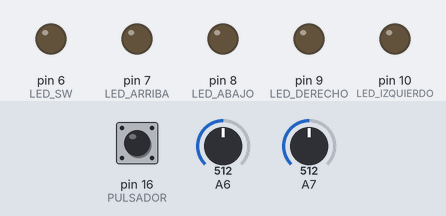
A sketch run on a simulated Arduino Nano, built with avr-gcc and run on an emulated ATmega328P. Parts: output pins drawn as LEDs (lit = HIGH). Inputs (shaded band) come from the test bench; at power-on: A7 = 512, A6 = 512, pin 16 (PULSADOR) HIGH. No radio packets arrive unless stated.

Above: at 1.2 s.
1.3 s: A7 set to 551
At 2.2 s:
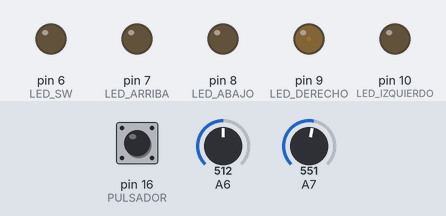
2.8 s: A6 set to 775
4.3 s: A6 set to 800
At 5.5 s:
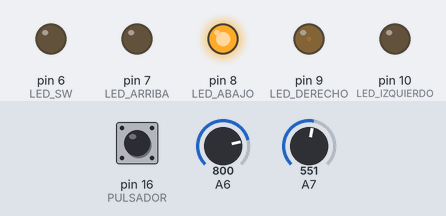
5.8 s: pin 16 (PULSADOR) pulled LOW for 0.15 s
At 5.87 s:
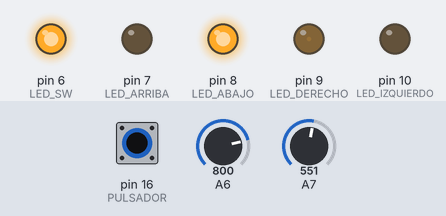
7.4 s: A7 set to 531
At 8.0 s:
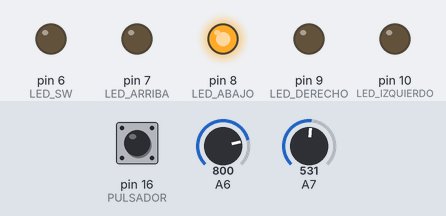
8.9 s: pin 16 (PULSADOR) pulled LOW for 1 s
At 9.7 s:
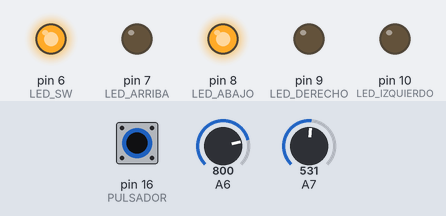
Timing chart, 0 to 11.9 s (numbered marks = the images above; inputs shaded):
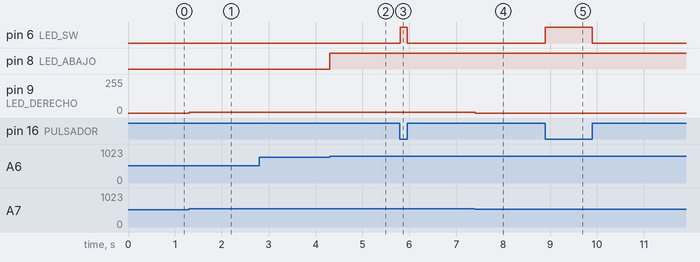

The sketch:

Emisor_Brazo_NRF24_ATTiny88.ino
```cpp
/* Comunicación con NRF24L01 ATTiny88
- Programa para el Transmisor
Libreria:
TMRh20/RF24 https://github.com/tmrh20/RF24/ */

/* Debemos incluir la libreria SPI basica y la
libreria RF24  que ya hemos instalado */
#include <SPI.h>
#include <RF24.h>

/* Crear un objeto RF24 al que llamaremos “radio”.
Los dos argumentos que se utilizan en la funcion
son los numeros de pin que vamos a usar para CS y CE. */
const int pinCE = 15;
const int pinCSN = 14;
RF24 radio(pinCE, pinCSN); // CE, CSN
/*
El resto de pines del NRF a conectar al ATTiny son los del SPI:
NRF-MOSI > 11
NRF-SCK  > 13
NRF-MISO > 12
*/


/* Creamos una matriz de bytes que represente la
direccion con la que se reconoceran entre si los
dos modulos. Podemos cambiar el valor de esta
direccion a cualquier conjunto de 5 letras y/o
numeros. Esta direccion permite elegir con que
receptor vamos a comunicarnos. En nuestro caso,
usaremos la misma direccion tanto en el receptor
como en el transmisor. */

//const byte identificacion[6] = "PP101";
const uint64_t pipe = 0xE8E8F4F0E1LL;

int data[1];//Array de data a ENVIAR por el NRF24


//Estableciendo Pines para JOYSTICK

int X;				// variable para almacenar valor leido del eje X
int Y;				// variable para almacenar valor leido del eje y

int LED_ARRIBA = 7;		// LED de arriba a pin digital 5
int LED_ABAJO = 8;		// LED de abajo a pin digital 6
int LED_DERECHO = 9;		// LED derecho a pin PWM 10
int LED_IZQUIERDO = 10;		// LED izquierdo a pin PWM 9

int LED_SW = 6;		// LED de pulsador a pin digital 25
int PULSADOR = 16;		// pulsador incorporado pin digital 16
int SW;				// variable para almacenar valor leido del pulsador

int X_CODE;   // variable para almacenar "Acción del eje X" [0=Nada|1=DERECHA|2=IZQUIERDA]
int Y_CODE;   // variable para almacenar "Acción del eje Y" [0=Nada|1=ARRIBA|2=ABAJO]
int PULSADOR_MODE;  // Variable para saber si se ha pulsado el pulsador del joystick

void setup(){
/* En la seccion de configuracion debemos inicializar
el objeto “radio” */
  radio.begin();

/* Mediante la funcion radio.openWritingPipe(),
establecer la direccion del receptor al que
enviaremos los datos. En este ejemplo, la cadena
de 5 caracteres que hemos configurado. */
  radio.openWritingPipe(pipe);     // Abrir para escribir

/* Configuramos el nivel del amplificador de potencia,
usando la funcion radio.setPALevel(). Mientras
estemos a este nivel de prueba, es decir prototipos
sobre la mesa de trabajo, lo establecemos al minimo,
ya que los modulos estaran cerca el uno del otro.
Si se utiliza un nivel mas alto, se recomienda
utilizar capacitores de filtro entre las entradas
GND y 3,3 V de los mdulos para que su voltaje se
mantenga más estable durante el funcionamiento. */
  radio.setPALevel(RF24_PA_HIGH);
  radio.setDataRate(RF24_250KBPS);

/* La función radio.stopListening() cumple la de establecer al módulo como transmisor. */
  radio.stopListening();

/* La funcion radio.startListening() establece al modulo como receptor. */
//radio.startListening();


/* Inicializamos los Pines de LEDS y PULSADORES */
  pinMode(LED_IZQUIERDO, OUTPUT);	// LED como salida
  pinMode(LED_DERECHO, OUTPUT);		// LED como salida
  pinMode(LED_ABAJO, OUTPUT);		// LED como salida
  pinMode(LED_ARRIBA, OUTPUT);		// LED como salida
  pinMode(LED_SW, OUTPUT);		// LED como salida
  pinMode(PULSADOR, INPUT);		// pulsador como entrada
  // entradas analogicas no requieren inicializacion
}

void loop(){

  data[0] = 0; //Data a enviar por el NRF34
  X_CODE = 0;  // Acción del eje 'X' [Subir-Bajar]
  Y_CODE = 0;  // Acción del eje 'Y' [Derecha-Izquierda]
  PULSADOR_MODE = 0;

  X = analogRead(A7);			// lectura de valor de eje x
  Y = analogRead(A6);			// lectura de valor de eje y
  SW = digitalRead(PULSADOR);		// lectura de valor de pulsador


  //EJE 'X' DERECHA-IZQUIERDA
  if (X > 541 && X <= 1023){			// si X esta en la zona derecha
    analogWrite(LED_DERECHO, map(X, 541, 1023, 0, 255));	// brillo LED proporcional
    X_CODE = 1;
  } else {
    analogWrite(LED_DERECHO, 0);	// X en zona de reposo, apaga LED
  }
  if (X >= 0 && X < 481){					// si X esta en la zona izquierda
    analogWrite(LED_IZQUIERDO, map(X, 0, 481, 255, 0));		// brillo LED proporcional
    X_CODE = 2;
  } else {
    analogWrite(LED_IZQUIERDO, 0);				// X en zona de reposo, apaga LED
  }


  //EJE 'Y' ARRIBA-ABAJO
  if (Y >= 0 && Y < 481){					// si Y esta en la zona de abajo
    analogWrite(LED_ARRIBA, map(Y, 0, 481, 255, 0));		// brillo LED proporcional
    Y_CODE = 1;
  } else {
    analogWrite(LED_ARRIBA, 0);					// Y en zona de reposo, apaga LED
  }
  if (Y > 541 && Y <= 1023){					// si Y esta en la zona de arriba
    analogWrite(LED_ABAJO, map(Y, 541, 1023, 0, 255));		// brillo LED proporcional
    Y_CODE = 2;
  } else {
    analogWrite(LED_ABAJO, 0);   				// Y en zona de reposo, apaga LED
    //Enviando 0 al Receptor
  }

  if (digitalRead(PULSADOR)==LOW){					// si Y esta en la zona de abajo
    digitalWrite(LED_SW, 1);		// brillo LED
    PULSADOR_MODE = 1;
  } else {
    digitalWrite(LED_SW, 0);	//  apaga LED
  }


 //Según que boton/es este pulsado se enviará un mensaje u otro
    if (PULSADOR_MODE==1){
        data[0] = 2;
        //send("2")-modalidad;

    } else if ((Y_CODE==1) && (X_CODE==0)){
        data[0] = 5;
        //send("5")-alante;

    }else if ((Y_CODE==2) && (X_CODE==0)){
        data[0] = 6;
        //send("6")-atras;

    }else if ((Y_CODE==0) && (X_CODE==2)){
        data[0] = 7;
        //send("7")-izquierda;

    }else if ((Y_CODE==0) && (X_CODE==1)){
        data[0] = 8;
        //send("8")-derecha;

    }else if ((Y_CODE==1) && (X_CODE==2)){
        data[0] = 9;
        //send("9")-alanteizquierda;

    }else if ((Y_CODE==1) && (X_CODE==1)){
        data[0] = 10;
        //send("10")-alantederecha;

    }else if ((Y_CODE==2) && (X_CODE==2)){
        data[0] = 11;
        //send("11")-atrasizquierda;

    }else if ((Y_CODE==2) && (X_CODE==1)){
        data[0] = 12;
        //send("12")-atrasderecha;

    }else{
        data[0] = 0;

    }//Fin de ELSE-IF


  radio.write(data, sizeof(data));

//  delay(200);
}
```

Measured:
- the behaviour switches between 782 and 783 on A6 (found by bisection; images 1 and 2)
- after the input at 1.3 s, pin 9 (LED_DERECHO): 0/255 → 5/255 at once
- after the input at 2.8 s, every drawn part: stays the same
- after the input at 4.3 s, pin 8 (LED_ABAJO): LOW → HIGH at once
- after the input at 5.8 s, pin 6 (LED_SW): LOW → HIGH at once, → LOW 0.15 s later
- after the input at 7.4 s, pin 9 (LED_DERECHO): 5/255 → 0/255 at once
- after the input at 8.9 s, pin 6 (LED_SW): LOW → HIGH at once, → LOW 1.0 s later
